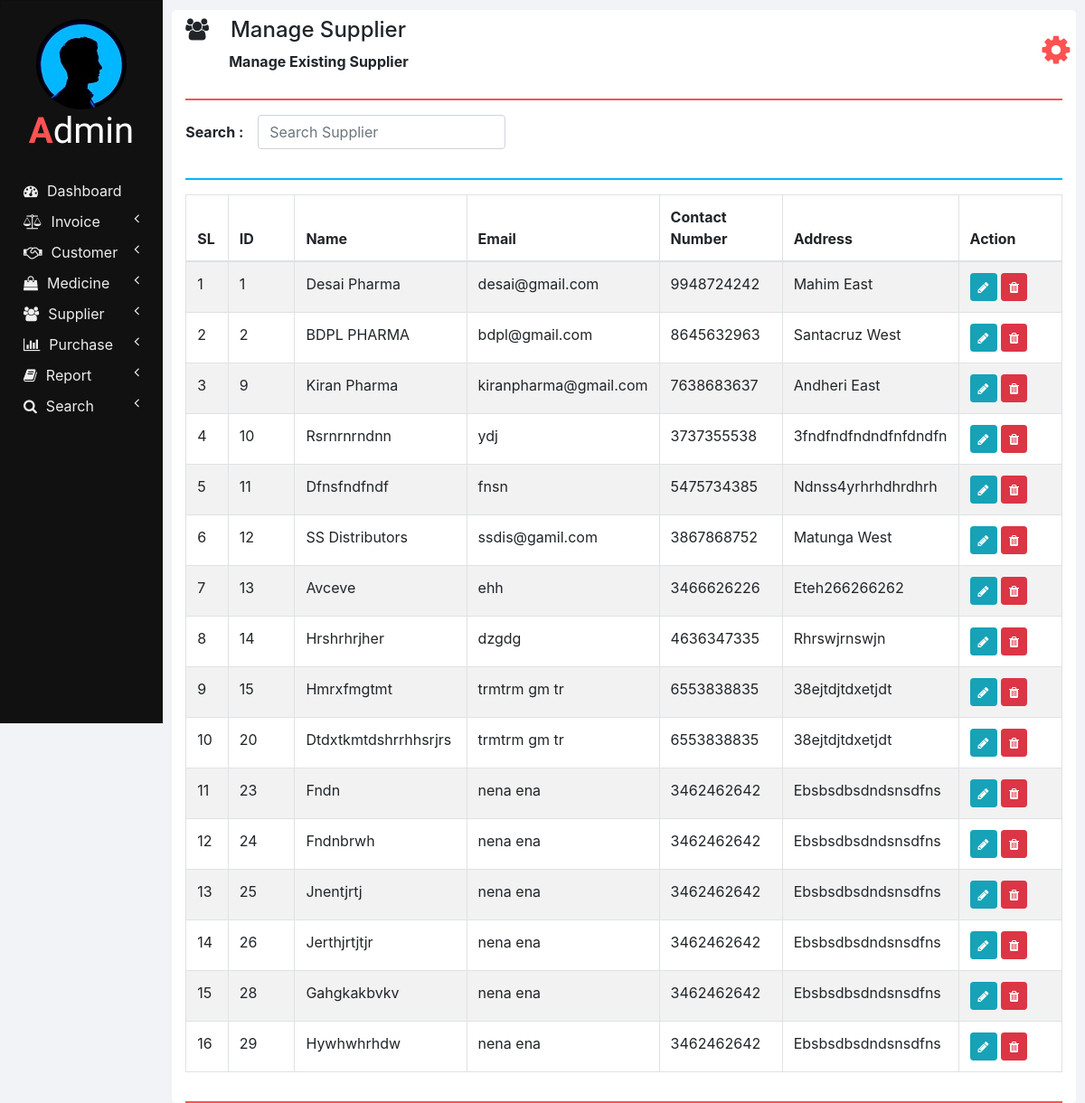
Page /manage_supplier.php on the earlier database version.
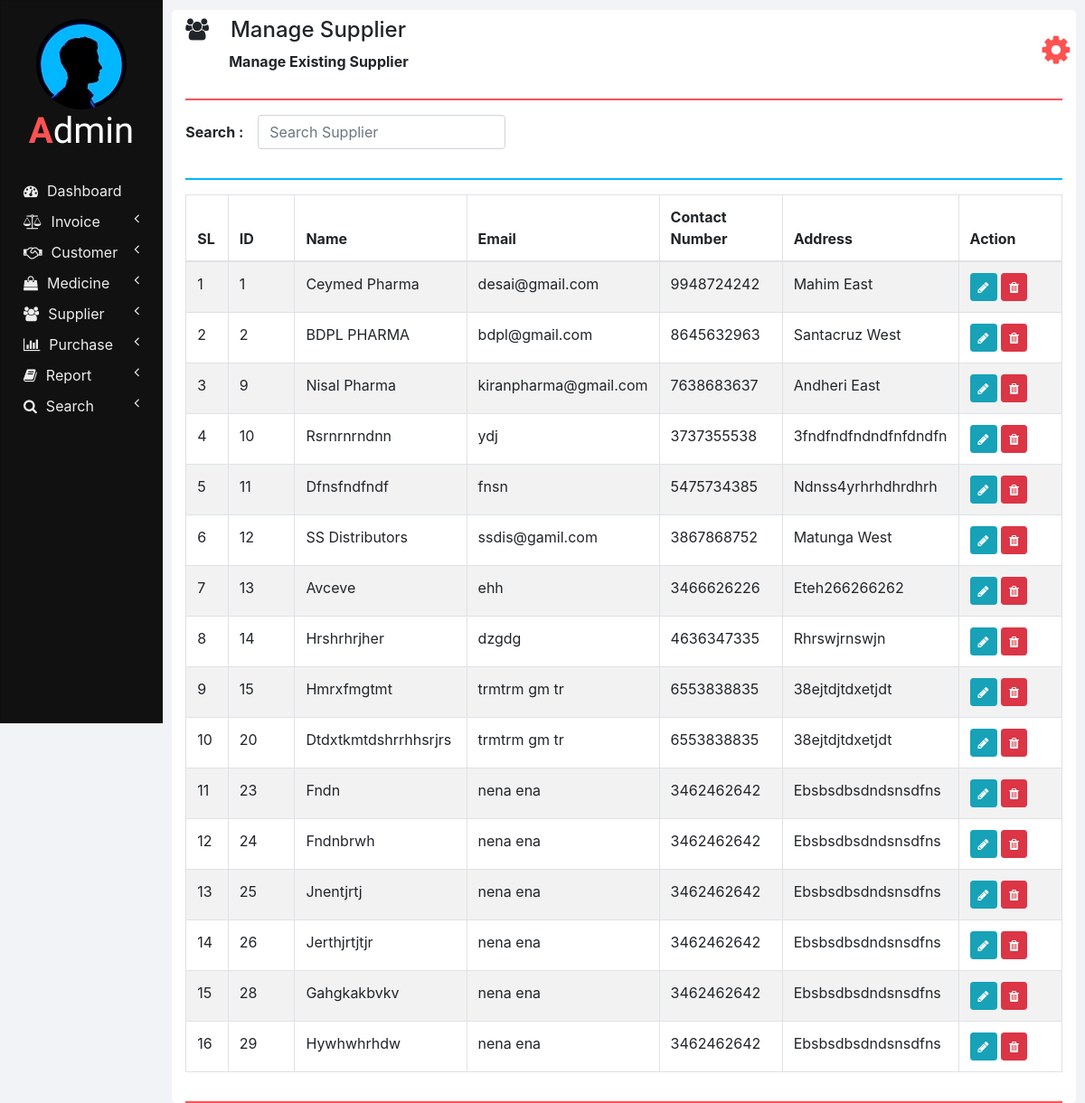
Same page on the later database version.
### tables this page shows
CREATE TABLE `suppliers` (
  `ID` int(11) NOT NULL,
  `NAME` varchar(100) NOT NULL,
  `EMAIL` varchar(100) NOT NULL,
  `CONTACT_NUMBER` varchar(10) NOT NULL,
  `ADDRESS` varchar(100) NOT NULL
);

### php/manage_supplier.php (the view, shortened to what this page needs)
<?php
  function showSuppliers($id) {
    require "db_connection.php";
    if($con) {
      $seq_no = 0;
      $query = "SELECT * FROM suppliers";
      $result = mysqli_query($con, $query);
      while($row = mysqli_fetch_array($result)) {
        $seq_no++;
        if($row['ID'] == $id)
          showEditOptionsRow($seq_no, $row);
        else
          showSupplierRow($seq_no, $row);
      }
    }
  }
  function showSupplierRow($seq_no, $row) {
    ?>
    <tr>
      <td><?php echo $seq_no; ?></td>
      <td><?php echo $row['ID'] ?></td>
      <td><?php echo $row['NAME']; ?></td>
      <td><?php echo $row['EMAIL']; ?></td>
      <td><?php echo $row['CONTACT_NUMBER']; ?></td>
      <td><?php echo $row['ADDRESS']; ?></td>
      <td>
        <button href="" class="btn btn-info btn-sm" onclick="editSupplier(<?php echo $row['ID']; ?>);">
          <i class="fa fa-pencil"></i>
        </button>
        <button class="btn btn-danger btn-sm" onclick="deleteSupplier(<?php echo $row['ID']; ?>);">
          <i class="fa fa-trash"></i>
        </button>
      </td>
    </tr>
    <?php
  }
  ?>

Differences in the rows shown:
changed suppliers "desai@gmail.com": NAME "Desai Pharma" → "Ceymed Pharma"
changed suppliers "kiranpharma@gmail.com": NAME "Kiran Pharma" → "Nisal Pharma"
